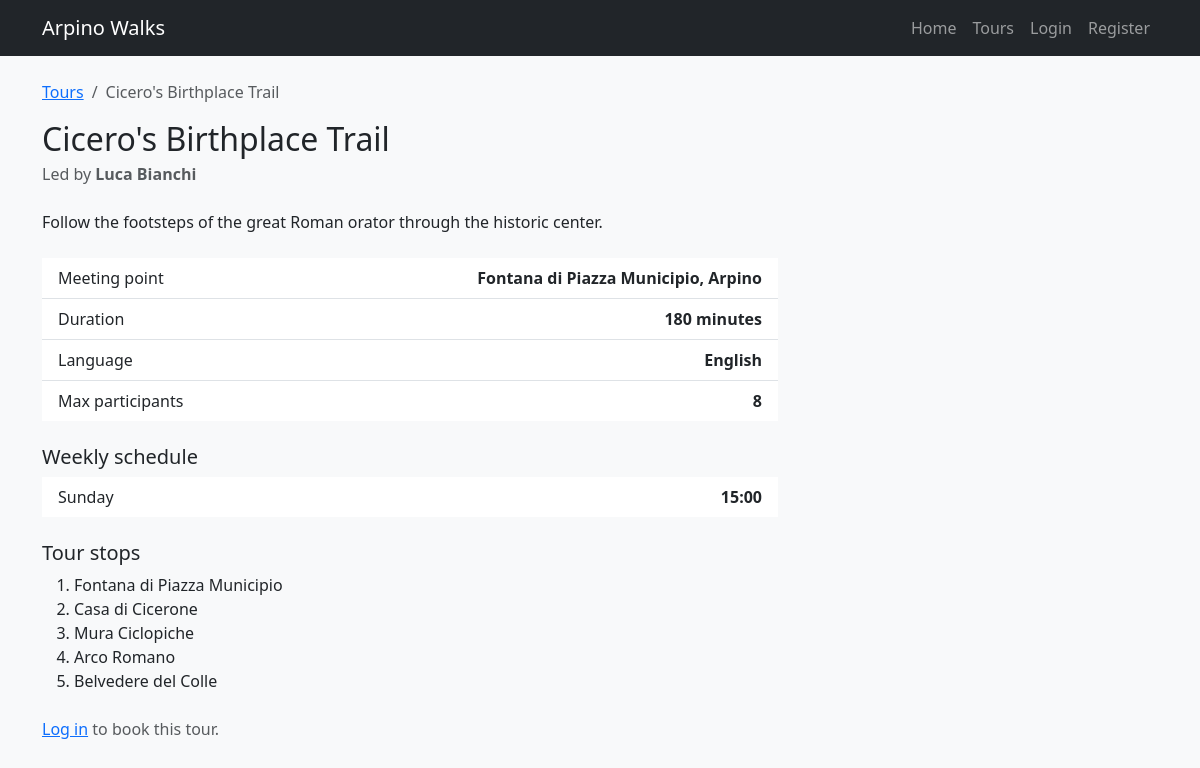
Page /tours/2 on the committed database.
### tables this page shows
CREATE TABLE tours (
    id INTEGER PRIMARY KEY AUTOINCREMENT,
    guide_id INTEGER NOT NULL,
    title TEXT NOT NULL,
    meeting_point TEXT NOT NULL,
    duration_minutes INTEGER NOT NULL CHECK(duration_minutes > 0),
    language TEXT NOT NULL CHECK(language IN ('Italian', 'English', 'Spanish', 'Portuguese', 'German')),
    max_participants INTEGER NOT NULL CHECK(max_participants > 0),
    description TEXT NOT NULL,
    created_at TEXT NOT NULL,
    FOREIGN KEY (guide_id) REFERENCES users(id) ON DELETE CASCADE
);

CREATE TABLE tour_schedules (
    id INTEGER PRIMARY KEY AUTOINCREMENT,
    tour_id INTEGER NOT NULL,
    weekday INTEGER NOT NULL CHECK(weekday BETWEEN 0 AND 6),
    start_time TEXT NOT NULL,
    UNIQUE(tour_id, weekday),
    FOREIGN KEY (tour_id) REFERENCES tours(id) ON DELETE CASCADE
);

CREATE TABLE tour_stops (
    id INTEGER PRIMARY KEY AUTOINCREMENT,
    tour_id INTEGER NOT NULL,
    stop_order INTEGER NOT NULL CHECK(stop_order > 0),
    stop_name TEXT NOT NULL,
    UNIQUE(tour_id, stop_order),
    FOREIGN KEY (tour_id) REFERENCES tours(id) ON DELETE CASCADE
);

### app.py (the view)
@app.route("/tours/<int:tour_id>")
def tour_detail(tour_id):
    tour = tour_dao.get_tour_by_id(tour_id)
    if tour is None:
        flash("Tour not found.", "warning")
        return redirect(url_for("tours"))
    schedules = tour_schedule_dao.get_schedules_by_tour(tour_id)
    stops = tour_stop_dao.get_stops_by_tour(tour_id)
    photos = tour_photo_dao.get_photos_by_tour(tour_id)
    return render_template("tour_detail.html", tour=tour, schedules=schedules, stops=stops, photos=photos, weekday_names=valid_utils.WEEKDAY_NAMES)

### dao/tour_dao.py (called while the page is built)
def get_tour_by_id(tour_id):
    conn = get_connection()
    cur = conn.cursor()
    cur.execute("""
        SELECT
            t.id,
            t.guide_id,
            t.title,
            t.meeting_point,
            t.duration_minutes,
            t.language,
            t.max_participants,
            t.description,
            t.created_at,
            u.first_name || ' ' || u.last_name AS guide_name
        FROM tours t, users u
        WHERE t.guide_id = u.id AND t.id = ?
    """, (tour_id,))
    tour = cur.fetchone()
    cur.close()
    conn.close()
    return tour

### dao/tour_photo_dao.py (called while the page is built)
def get_photos_by_tour(tour_id):
    conn = get_connection()
    cur = conn.cursor()
    cur.execute("""
        SELECT photo_order, image_path
        FROM tour_photos
        WHERE tour_id = ?
        ORDER BY photo_order
    """, (tour_id,))
    photos = cur.fetchall()
    cur.close()
    conn.close()
    return photos

### dao/tour_schedule_dao.py (called while the page is built)
def get_schedules_by_tour(tour_id):
    conn = get_connection()
    cur = conn.cursor()
    cur.execute("""
        SELECT weekday, start_time
        FROM tour_schedules
        WHERE tour_id = ?
        ORDER BY weekday
    """, (tour_id,))
    schedules = cur.fetchall()
    cur.close()
    conn.close()
    return schedules

### dao/tour_stop_dao.py (called while the page is built)
def get_stops_by_tour(tour_id):
    conn = get_connection()
    cur = conn.cursor()
    cur.execute("""
        SELECT stop_order, stop_name
        FROM tour_stops
        WHERE tour_id = ?
        ORDER BY stop_order
    """, (tour_id,))
    stops = cur.fetchall()
    cur.close()
    conn.close()
    return stops

### db/database.py (called while the page is built)
def get_connection():
    conn = sqlite3.connect(DB_PATH)
    conn.row_factory = sqlite3.Row
    conn.execute("PRAGMA foreign_keys = ON;")
    return conn

### templates/tour_detail.html (shortened to what this page needs)
{% extends "base.html" %}
{% block content %}
<article>
    <div class="row">
        <div class="col-lg-8">
            <nav aria-label="breadcrumb" class="mb-3">
                <ol class="breadcrumb">
                    <li class="breadcrumb-item"><a href="{{ url_for('tours') }}">Tours</a></li>
                    <li class="breadcrumb-item active" aria-current="page">{{ tour.title }}</li>
                </ol>
            </nav>
            <h1 class="h2 mb-1">{{ tour.title }}</h1>
            <p class="text-muted mb-4">Led by <strong>{{ tour.guide_name }}</strong></p>
            <p class="mb-4">{{ tour.description }}</p>
            <ul class="list-group list-group-flush mb-4">
                <li class="list-group-item d-flex justify-content-between">
                    <span>Meeting point</span>
                    <strong>{{ tour.meeting_point }}</strong>
                </li>
                <li class="list-group-item d-flex justify-content-between">
                    <span>Duration</span>
                    <strong>{{ tour.duration_minutes | int }} minutes</strong>
                </li>
                <li class="list-group-item d-flex justify-content-between">
                    <span>Language</span>
                    <strong>{{ tour.language }}</strong>
                </li>
                <li class="list-group-item d-flex justify-content-between">
                    <span>Max participants</span>
                    <strong>{{ tour.max_participants }}</strong>
                </li>
            </ul>
            {% if schedules %}
                <h2 class="h5 mb-2">Weekly schedule</h2>
                <ul class="list-group list-group-flush mb-4">
                    {% for s in schedules %}
                        <li class="list-group-item d-flex justify-content-between">
                            <span>{{ weekday_names[s.weekday] }}</span>
                            <strong>{{ s.start_time }}</strong>
                        </li>
                    {% endfor %}
                </ul>
            {% endif %}
            {% if stops %}
                <h2 class="h5 mb-2">Tour stops</h2>
                <ol class="mb-4">
                    {% for stop in stops %}
                        <li>{{ stop.stop_name }}</li>
                    {% endfor %}
                </ol>
            {% endif %}
            {% if current_user.is_authenticated and current_user.role == 'participant' %}
                <a href="#" class="btn btn-primary">Book this tour</a>
            {% elif not current_user.is_authenticated %}
                <p class="text-muted">
                    <a href="{{ url_for('login') }}">Log in</a> to book this tour.
                </p>
            {% endif %}
        </div>
    </div>
</article>
{% endblock %}

### static/styles/styles.css (style rules this page uses)
body { background-color: #f8f9fa; }
h1, h2, h3 { color: #212529; }

### rows in the picture
tours: title "Cicero's Birthplace Trail", description "Follow the footsteps of the great Roman orator through the historic center.", meeting_point "Fontana di Piazza Municipio, Arpino", duration_minutes "180", language "English", max_participants "8"
tour_schedules: weekday "Sunday", start_time "15:00"
tour_stops: stop_name "Fontana di Piazza Municipio"
tour_stops: stop_name "Casa di Cicerone"
tour_stops: stop_name "Mura Ciclopiche"
tour_stops: stop_name "Arco Romano"
tour_stops: stop_name "Belvedere del Colle"

### other values in the picture
{{ tour.guide_name }} "Luca Bianchi"
